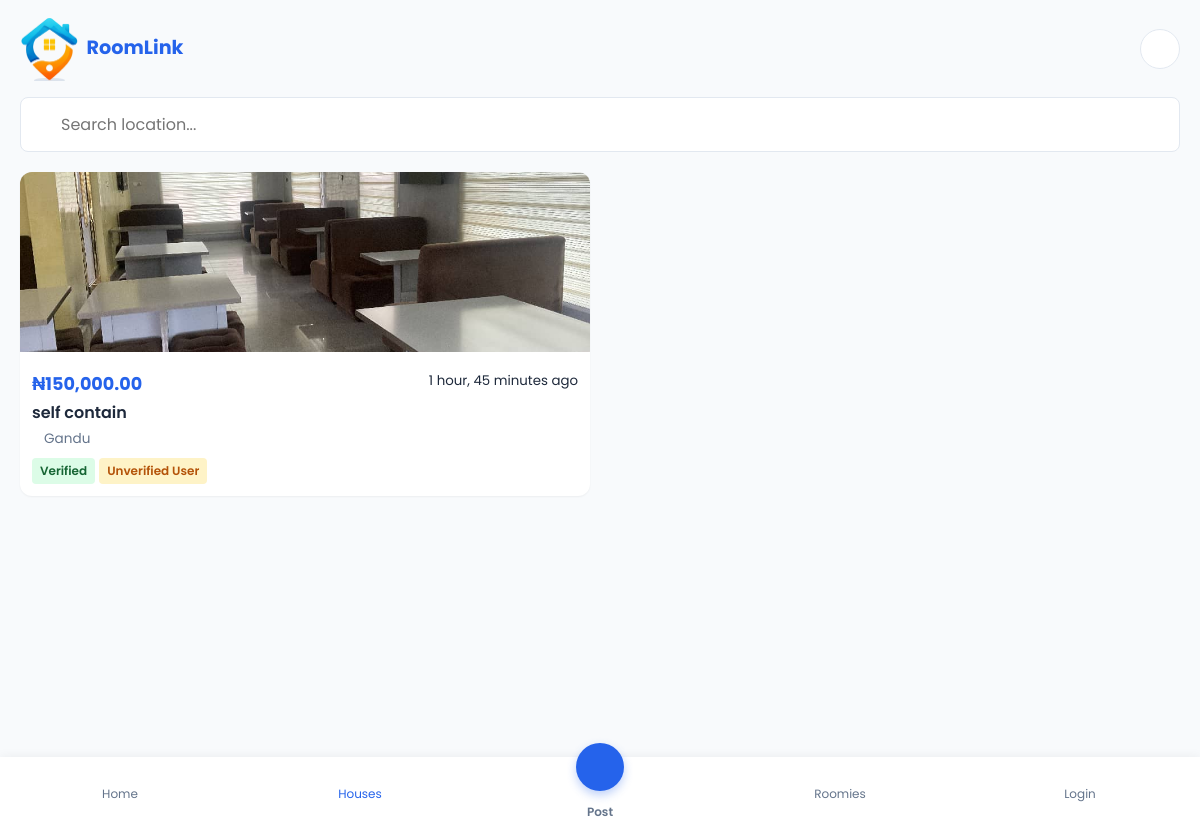
/houses/, run on an earlier commit of the app's database.
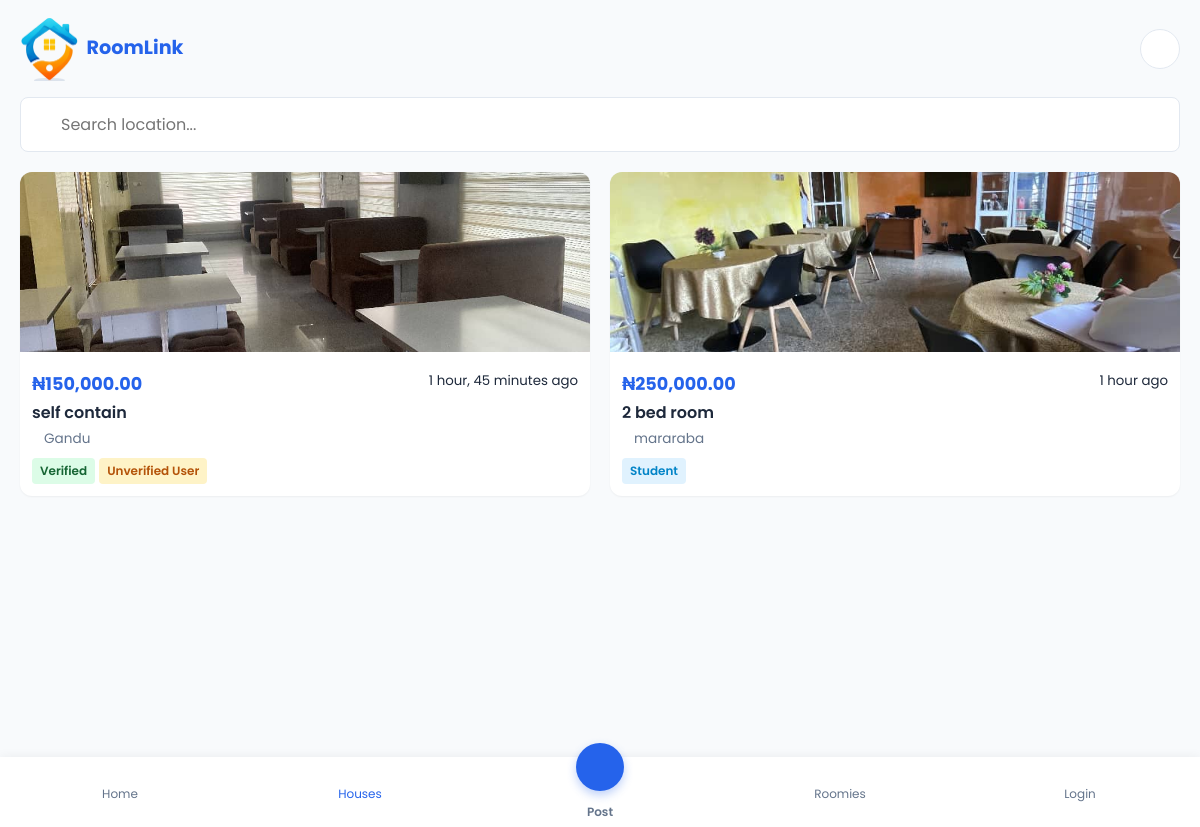
And on a later commit of the database.
### core/models.py (models this page shows, shortened)
class Listing(models.Model):
    LISTING_TYPE_CHOICES = [
        ('house', 'House'),
        ('roommate', 'Roommate'),
    ]
    title = models.CharField(max_length=255)
    description = models.TextField()
    rent = models.DecimalField(max_digits=10, decimal_places=2)
    location = models.CharField(max_length=255)
    listing_type = models.CharField(max_length=20, choices=LISTING_TYPE_CHOICES)
    image = models.ImageField(upload_to='listing_images/', blank=True, null=True)
    posted_by = models.ForeignKey(User, on_delete=models.CASCADE, related_name='listings')
    is_verified_listing = models.BooleanField(default=False)
    created_at = models.DateTimeField(auto_now_add=True)

### core/views.py (the view)
# urls.py: path('houses/', views.houses, name='houses'),
def houses(request):
    houses = Listing.objects.filter(listing_type='house').order_by('-is_verified_listing', '-created_at')
    q = request.GET.get('q')
    if q:
        houses = houses.filter(location__icontains=q)
    budget = request.GET.get('budget')
    if budget:
        houses = houses.filter(rent__lte=budget)
    return render(request, 'houses.html', {'houses': houses})

### templates/houses.html (shortened to what this page needs)
{% extends 'base.html' %}
{% load static humanize %}
{% block header_actions %}
<button class="btn-icon" onclick="openModal('filter-modal')">
</button>
{% endblock %}
{% block content %}
<section id="houses-screen" class="screen-page">
    <div class="filter-bar">
        <div class="search-input">
            <input type="text" placeholder="Search location..." name="q" value="{{ request.GET.q }}">
        </div>
    </div>
    <div class="listings-grid" id="houses-list">
        {% for house in houses %}
        <a href="{% url 'listing_detail' house.id %}" class="card-link">
            <div class="card">
                {% if house.image %}
                <img src="{{ house.image.url }}" class="card-image" alt="{{ house.title }}">
                {% else %}
                <div class="card-image" style="background:#f0f0f0; display:flex; align-items:center; justify-content:center; color:#aaa;">
                    <i class="ph ph-image" style="font-size:2rem;"></i>
                </div>
                {% endif %}
                <div class="card-content">
                    <div style="display:flex;justify-content:space-between;align-items:start;">
                        <div class="card-price">₦{{ house.rent|intcomma }}</div>
                        <small>{{ house.created_at|timesince }} ago</small>
                    </div>
                    <h3 style="font-size:1rem;margin:4px 0;">{{ house.title }}</h3>
                    <div class="card-meta"> {{ house.location }}</div>
                    <div style="margin-top:8px; display:flex; gap:4px; flex-wrap:wrap;">
                        {% if house.is_verified_listing %}
                        <span class="badge badge-verified"> Verified</span>
                        {% endif %}
                        {% if house.posted_by.is_verified_student %}
                        <span class="badge" style="background:#e0f2fe; color:#0284c7;"> Student</span>
                        {% else %}
                        <span class="badge" style="background:#FEF3C7; color:#B45309;">Unverified User</span>
                        {% endif %}
                    </div>
                </div>
            </div>
        </a>
        {% empty %}
        <p>No houses found matching your criteria.</p>
        {% endfor %}
    </div>
</section>
{% endblock %}

### templates/base.html (shortened to what this page needs)
{% load static %}
<!DOCTYPE html>
<html lang="en">
<head>
    <link rel="stylesheet" href="{% static 'css/styles.css' %}">
</head>
<body>
    <main id="app">
        <header class="app-header" id="app-header">
            <div class="logo-container">
                <img src="{% static 'images/logo.png' %}" alt="RoomLink Logo" class="app-logo">
                <span class="app-name">RoomLink</span>
            </div>
            <div id="header-actions">
                {% block header_actions %}{% endblock %}
            </div>
        </header>
        {% block content %}
        {% endblock %}
    </main>
    <nav class="bottom-nav">
        <a href="{% url 'home' %}" class="nav-item {% if request.resolver_match.url_name == 'home' %}active{% endif %}">
            <span>Home</span>
        </a>
        <a href="{% url 'houses' %}" class="nav-item {% if request.resolver_match.url_name == 'houses' %}active{% endif %}">
            <span>Houses</span>
        </a>
        <a href="{% url 'post' %}" class="nav-item {% if request.resolver_match.url_name == 'post' %}active{% endif %}">
            <div class="nav-fab">
            </div>
            <span>Post</span>
        </a>
        <a href="{% url 'roommates' %}" class="nav-item {% if request.resolver_match.url_name == 'roommates' %}active{% endif %}">
            <span>Roomies</span>
        </a>
        <a href="{% url 'profile' %}" class="nav-item {% if request.resolver_match.url_name == 'profile' %}active{% endif %}">
            <span>{% if user.is_authenticated %}Profile{% else %}Login{% endif %}</span>
        </a>
    </nav>
</body>
</html>

### static/css/styles.css (style rules this page uses)
:root { --primary: #2563EB; --primary-dark: #1D4ED8; --secondary: #F97316; --bg-color: #F8FAFC; --card-bg: #FFFFFF; --text-main: #1E293B; --text-muted: #64748B; --border-color: #E2E8F0; --shadow-sm: 0 1px 2px 0 rgb(0 0 0 / 0.05); --shadow-md: 0 4px 6px -1px rgb(0 0 0 / 0.1), 0 2px 4px -2px rgb(0 0 0 / 0.1); --radius-sm: 8px; --radius-md: 12px; --radius-lg: 16px; --nav-height: 70px; }
* { box-sizing: border-box; margin: 0; padding: 0; -webkit-tap-highlight-color: transparent; }
body { font-family: 'Poppins', -apple-system, BlinkMacSystemFont, "Segoe UI", Roboto, Helvetica, Arial, sans-serif; background-color: var(--bg-color); color: var(--text-main); line-height: 1.5; padding-bottom: calc(var(--nav-height) + 20px); overscroll-behavior-y: none; }
h3 { font-size: 1.1rem; font-weight: 600; }
a { text-decoration: none; color: inherit; }
.btn-icon { background: white; border: 1px solid var(--border-color); width: 40px; height: 40px; border-radius: 50%; display: flex; align-items: center; justify-content: center; font-size: 1.2rem; cursor: pointer; color: var(--text-main); }
.app-header { background: var(--bg-color); padding: 16px 20px; display: flex; align-items: center; justify-content: space-between; position: sticky; top: 0; z-index: 50; backdrop-filter: blur(10px); background-color: rgba(248, 250, 252, 0.9); }
.logo-container { display: flex; align-items: center; gap: 8px; }
.app-logo { height: 65px; width: auto; }
.app-name { font-weight: 700; font-size: 1.2rem; color: var(--primary); }
.screen-page { padding: 0 20px; animation: fadeIn 0.3s ease; min-height: 80vh; }
.card-link { display: block; min-width: 280px; scroll-snap-align: start; }
.card { background: var(--card-bg); border-radius: var(--radius-md); overflow: hidden; box-shadow: var(--shadow-sm); transition: transform 0.2s; height: 100%; }
.card-image { width: 100%; height: 180px; object-fit: cover; background-color: #eee; }
.card-content { padding: 12px; }
.card-price { font-weight: 700; font-size: 1.1rem; color: var(--primary); }
.card-meta { display: flex; align-items: center; gap: 12px; font-size: 0.85rem; color: var(--text-muted); margin-top: 4px; }
.badge { padding: 4px 8px; border-radius: 4px; font-size: 0.75rem; font-weight: 600; display: inline-block; }
.badge-verified { background-color: #DCFCE7; color: #166534; }
.listings-grid { display: grid; gap: 20px; grid-template-columns: 1fr; }
.listings-grid .card-link { min-width: 0; }
@media (min-width: 600px) { .listings-grid { grid-template-columns: repeat(2, 1fr); } }
input[type="text"], input[type="number"], input[type="file"], textarea { width: 100%; padding: 14px; border: 1px solid var(--border-color); border-radius: var(--radius-sm); font-family: inherit; font-size: 1rem; background: white; }
.bottom-nav { position: fixed; bottom: 0; left: 0; width: 100%; background: white; height: var(--nav-height); display: flex; justify-content: space-around; align-items: center; box-shadow: 0 -1px 10px rgba(0,0,0,0.05); z-index: 100; }
.nav-item { background: none; border: none; display: flex; flex-direction: column; align-items: center; gap: 4px; color: var(--text-muted); font-size: 0.75rem; width: 20%; cursor: pointer; position: relative; text-decoration: none; }
.nav-item.active { color: var(--primary); }
.nav-fab { background: var(--primary); color: white; width: 48px; height: 48px; border-radius: 50%; display: flex; align-items: center; justify-content: center; margin-bottom: 4px; box-shadow: 0 4px 10px rgba(37, 99, 235, 0.3); transform: translateY(-20px); }
.nav-item:nth-child(3) span { margin-top: -16px; font-weight: 600; }
.filter-bar { display: flex; gap: 12px; margin-bottom: 20px; }
.search-input { flex: 1; position: relative; }
.search-input input { padding-left: 40px; }

What changed in the data, as far as the page shows it:
added Listing: image (picture), rent "250,000.00", created_at "1 hour", title "2 bed room", location "mararaba", shows "Student"
